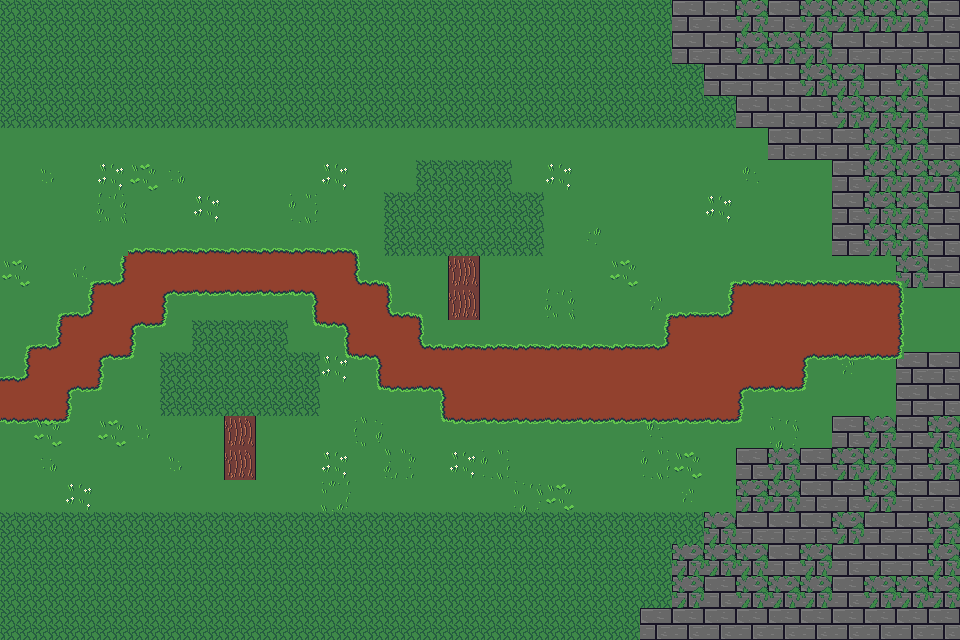

The image is a tile-based game level rendered from a .tmx file. Its description and complete source (layers, tilesets, objects, tile grids) follow:
An orthogonal 30x20 tile map with 32x32 px tiles, 3 tile layers (Calque de Tuiles 1, Calque de Tuiles 2, Calque de Tuiles 3) and 11 objects (9x collision, portal, portal_exit).

<map version="1.10" tiledversion="1.10.2" orientation="orthogonal" renderorder="right-down" width="30" height="20" tilewidth="32" tileheight="32" infinite="0" nextlayerid="5" nextobjectid="13">
 <tileset firstgid="1" source="tilemap.tsx" />
 <layer id="1" name="Calque de Tuiles 1" width="30" height="20">
  <data encoding="csv">
26,26,26,26,26,26,26,26,26,26,26,26,26,26,26,26,26,26,26,26,26,4,4,5,4,5,5,5,5,4,
26,26,26,26,26,26,26,26,26,26,26,26,26,26,26,26,26,26,26,26,26,4,4,5,5,5,4,4,4,4,
26,26,26,26,26,26,26,26,26,26,26,26,26,26,26,26,26,26,26,26,26,26,4,4,4,5,5,4,5,4,
26,26,26,26,26,26,26,26,26,26,26,26,26,26,26,26,26,26,26,26,26,26,26,4,4,4,5,5,5,4,
1,1,1,1,1,1,1,1,1,1,1,1,1,1,1,1,1,1,1,1,1,1,1,1,4,4,4,5,5,4,
1,1,1,1,1,1,1,1,1,1,1,1,1,26,26,26,1,1,1,1,1,1,1,1,1,1,4,5,5,5,
1,1,1,1,1,1,1,1,1,1,1,1,26,26,26,26,26,1,1,1,1,1,1,1,1,1,4,5,5,4,
1,1,1,1,1,1,1,1,1,1,1,1,26,26,26,26,26,1,1,1,1,1,1,1,1,1,4,5,5,4,
1,1,1,1,1,2,2,2,2,2,1,1,1,1,25,1,1,1,1,1,1,1,1,1,1,1,1,1,5,4,
1,1,1,1,2,1,1,1,1,1,2,1,1,1,25,1,1,1,1,1,1,1,1,2,2,2,2,2,1,1,
1,1,2,2,1,1,26,26,26,1,1,2,2,1,1,1,1,1,1,1,1,2,2,2,2,2,2,2,1,1,
1,2,2,1,1,26,26,26,26,26,1,1,2,2,2,2,2,2,2,2,2,2,2,2,2,1,1,1,4,4,
2,2,1,1,1,26,26,26,26,26,1,1,1,1,2,2,2,2,2,2,2,2,2,1,1,1,1,1,4,4,
1,1,1,1,1,1,1,25,1,1,1,1,1,1,1,1,1,1,1,1,1,1,1,1,1,1,4,5,4,5,
1,1,1,1,1,1,1,25,1,1,1,1,1,1,1,1,1,1,1,1,1,1,1,4,5,4,5,5,4,5,
1,1,1,1,1,1,1,1,1,1,1,1,1,1,1,1,1,1,1,1,1,1,1,5,5,4,4,5,4,4,
26,26,26,26,26,26,26,26,26,26,26,26,26,26,26,26,26,26,26,26,26,26,5,4,4,4,5,4,4,5,
26,26,26,26,26,26,26,26,26,26,26,26,26,26,26,26,26,26,26,26,26,5,5,5,4,5,4,4,4,5,
26,26,26,26,26,26,26,26,26,26,26,26,26,26,26,26,26,26,26,26,26,5,4,5,5,5,4,5,5,5,
26,26,26,26,26,26,26,26,26,26,26,26,26,26,26,26,26,26,26,26,4,4,4,4,4,4,4,4,4,4
</data>
 </layer>
 <layer id="2" name="Calque de Tuiles 2" width="30" height="20">
  <data encoding="csv">
0,0,0,0,0,0,0,0,0,0,0,0,0,0,0,0,0,0,0,0,0,0,0,0,0,0,0,0,0,0,
0,0,0,0,0,0,0,0,0,0,0,0,0,0,0,0,0,0,0,0,0,0,0,0,0,0,0,0,0,0,
0,0,0,0,0,0,0,0,0,0,0,0,0,0,0,0,0,0,0,0,0,0,0,0,0,0,0,0,0,0,
0,0,0,0,0,0,0,0,0,0,0,0,0,0,0,0,0,0,0,0,0,0,0,0,0,0,0,0,0,0,
0,0,0,0,0,0,0,0,0,0,0,0,0,0,0,0,0,0,0,0,0,0,0,0,0,0,0,0,0,0,
0,0,0,0,0,0,0,0,0,0,0,0,0,0,0,0,0,0,0,0,0,0,0,0,0,0,0,0,0,0,
0,0,0,0,0,0,0,0,0,0,0,0,0,0,0,0,0,0,0,0,0,0,0,0,0,0,0,0,0,0,
0,0,0,0,536871026,536871026,536871026,536871026,536871026,536871026,536871026,2684354673,0,0,0,0,0,0,0,0,0,0,0,0,0,0,0,0,0,0,
0,0,113,115,2,0,0,0,0,0,2,2684354675,2684354673,0,0,0,0,0,0,0,0,0,113,536871026,536871026,536871026,536871026,536871026,2147483761,0,
0,113,115,2,2,3221225587,1610612850,1610612850,1610612850,1610612851,2,2,2684354675,2684354673,0,0,0,0,0,0,113,536871026,115,0,0,0,0,0,3221225586,0,
113,115,0,0,3221225587,3221225585,0,0,0,1610612849,1610612851,2,0,2684354675,536871026,536871026,536871026,536871026,536871026,536871026,115,0,0,0,0,0,0,0,3221225586,0,
115,0,0,3221225587,3221225585,0,0,0,0,0,1610612849,1610612851,0,0,0,0,0,0,0,0,0,0,0,0,0,3221225587,1610612850,1610612850,3221225585,0,
0,0,3221225587,3221225585,0,0,0,0,0,0,0,1610612849,1610612850,1610612851,0,0,0,0,0,0,0,0,0,3221225587,1610612850,3221225585,0,0,0,0,
1610612850,1610612850,3221225585,0,0,0,0,0,0,0,0,0,0,1610612849,1610612850,1610612850,1610612850,1610612850,1610612850,1610612850,1610612850,1610612850,1610612850,3221225585,0,0,0,0,0,0,
0,0,0,0,0,0,0,0,0,0,0,0,0,0,0,0,0,0,0,0,0,0,0,0,0,0,0,0,0,0,
0,0,0,0,0,0,0,0,0,0,0,0,0,0,0,0,0,0,0,0,0,0,0,0,0,0,0,0,0,0,
0,0,0,0,0,0,0,0,0,0,0,0,0,0,0,0,0,0,0,0,0,0,0,0,0,0,0,0,0,0,
0,0,0,0,0,0,0,0,0,0,0,0,0,0,0,0,0,0,0,0,0,0,0,0,0,0,0,0,0,0,
0,0,0,0,0,0,0,0,0,0,0,0,0,0,0,0,0,0,0,0,0,0,0,0,0,0,0,0,0,0,
0,0,0,0,0,0,0,0,0,0,0,0,0,0,0,0,0,0,0,0,0,0,0,0,0,0,0,0,0,0
</data>
 </layer>
 <layer id="3" name="Calque de Tuiles 3" width="30" height="20">
  <data encoding="csv">
0,0,0,0,0,0,0,0,0,0,0,0,0,0,0,0,0,0,0,0,0,0,0,0,0,0,0,0,0,0,
0,0,0,0,0,0,0,0,0,0,0,0,0,0,0,0,0,0,0,0,0,0,0,0,0,0,0,0,0,0,
0,0,0,0,0,0,0,0,0,0,0,0,0,0,0,0,0,0,0,0,0,0,0,0,0,0,0,0,0,0,
0,0,0,0,0,0,0,0,0,0,0,0,0,0,0,0,0,0,0,0,0,0,0,0,0,0,0,0,0,0,
0,0,0,0,0,0,0,0,0,0,0,0,0,0,0,0,0,0,0,0,0,0,0,0,0,0,0,0,0,0,
0,23,0,49,81,38,0,0,0,0,49,0,0,0,0,0,0,49,0,0,0,0,0,40,0,0,0,0,0,0,
0,0,0,19,0,0,49,0,0,35,0,0,0,0,0,0,0,0,0,0,0,0,49,0,0,0,0,0,0,0,
0,0,0,0,0,0,0,0,0,0,0,0,0,0,0,0,0,0,37,0,0,0,0,0,0,0,0,0,0,0,
81,0,22,0,0,0,0,0,0,0,0,0,0,0,0,0,0,0,0,81,0,0,0,0,0,0,0,0,0,0,
0,0,0,0,0,0,0,0,0,0,0,0,0,0,0,0,0,19,0,0,24,0,0,0,0,0,0,0,0,0,
0,0,0,0,0,0,0,0,0,0,0,0,0,0,0,0,0,0,0,0,0,0,0,0,0,0,0,0,0,0,
0,0,0,0,0,0,0,0,0,0,49,0,0,0,0,0,0,0,0,0,0,0,0,0,0,0,24,0,0,0,
0,0,0,0,0,0,0,0,0,0,0,0,0,0,0,0,0,0,0,0,0,0,0,0,0,0,0,0,0,0,
0,81,0,81,23,0,0,0,0,0,0,33,0,0,0,0,0,0,0,0,40,0,0,0,34,0,0,0,0,0,
0,38,0,0,0,23,0,0,0,0,49,0,17,0,49,35,0,0,0,0,35,81,0,0,0,0,0,0,0,0,
0,0,49,0,0,0,0,0,0,0,20,0,0,0,0,0,34,81,0,0,0,24,0,0,0,0,0,0,0,0,
0,0,0,0,0,0,0,0,0,0,0,0,0,0,0,0,0,0,0,0,0,0,0,0,0,0,0,0,0,0,
0,0,0,0,0,0,0,0,0,0,0,0,0,0,0,0,0,0,0,0,0,0,0,0,0,0,0,0,0,0,
0,0,0,0,0,0,0,0,0,0,0,0,0,0,0,0,0,0,0,0,0,0,0,0,0,0,0,0,0,0,
0,0,0,0,0,0,0,0,0,0,0,0,0,0,0,0,0,0,0,0,0,0,0,0,0,0,0,0,0,0
</data>
 </layer>
 <objectgroup id="4" name="objects">
  <object id="1" type="collision" x="0" y="0" width="960" height="128">
   <properties>
    <property name="collision_type" value="solid" />
   </properties>
  </object>
  <object id="2" type="collision" x="0" y="512" width="960" height="128">
   <properties>
    <property name="collision_type" value="solid" />
   </properties>
  </object>
  <object id="3" type="collision" x="448" y="288" width="32" height="32">
   <properties>
    <property name="collision_type" value="solid" />
   </properties>
  </object>
  <object id="5" type="collision" x="224" y="448" width="32" height="32">
   <properties>
    <property name="collision_type" value="solid" />
   </properties>
  </object>
  <object id="6" type="collision" x="896" y="128" width="64" height="384">
   <properties>
    <property name="collision_type" value="solid" />
   </properties>
  </object>
  <object id="7" type="collision" x="832" y="128" width="64" height="128">
   <properties>
    <property name="collision_type" value="solid" />
   </properties>
  </object>
  <object id="8" type="collision" x="768" y="128" width="64" height="32">
   <properties>
    <property name="collision_type" value="solid" />
   </properties>
  </object>
  <object id="9" type="collision" x="832" y="416" width="64" height="96">
   <properties>
    <property name="collision_type" value="solid" />
   </properties>
  </object>
  <object id="10" type="collision" x="736" y="448" width="96" height="64">
   <properties>
    <property name="collision_type" value="solid" />
   </properties>
  </object>
  <object id="11" name="forest_l" type="portal" x="0" y="128" height="384">
   <properties>
    <property name="targeted_exit_name" value="forest_l" />
    <property name="targeted_map_name" value="map6" />
    <property name="targeted_scene_name" value="scene1" />
   </properties>
  </object>
  <object id="12" name="forest_k" type="portal_exit" x="41.3333" y="389.333">
   <point />
  </object>
 </objectgroup>
</map>